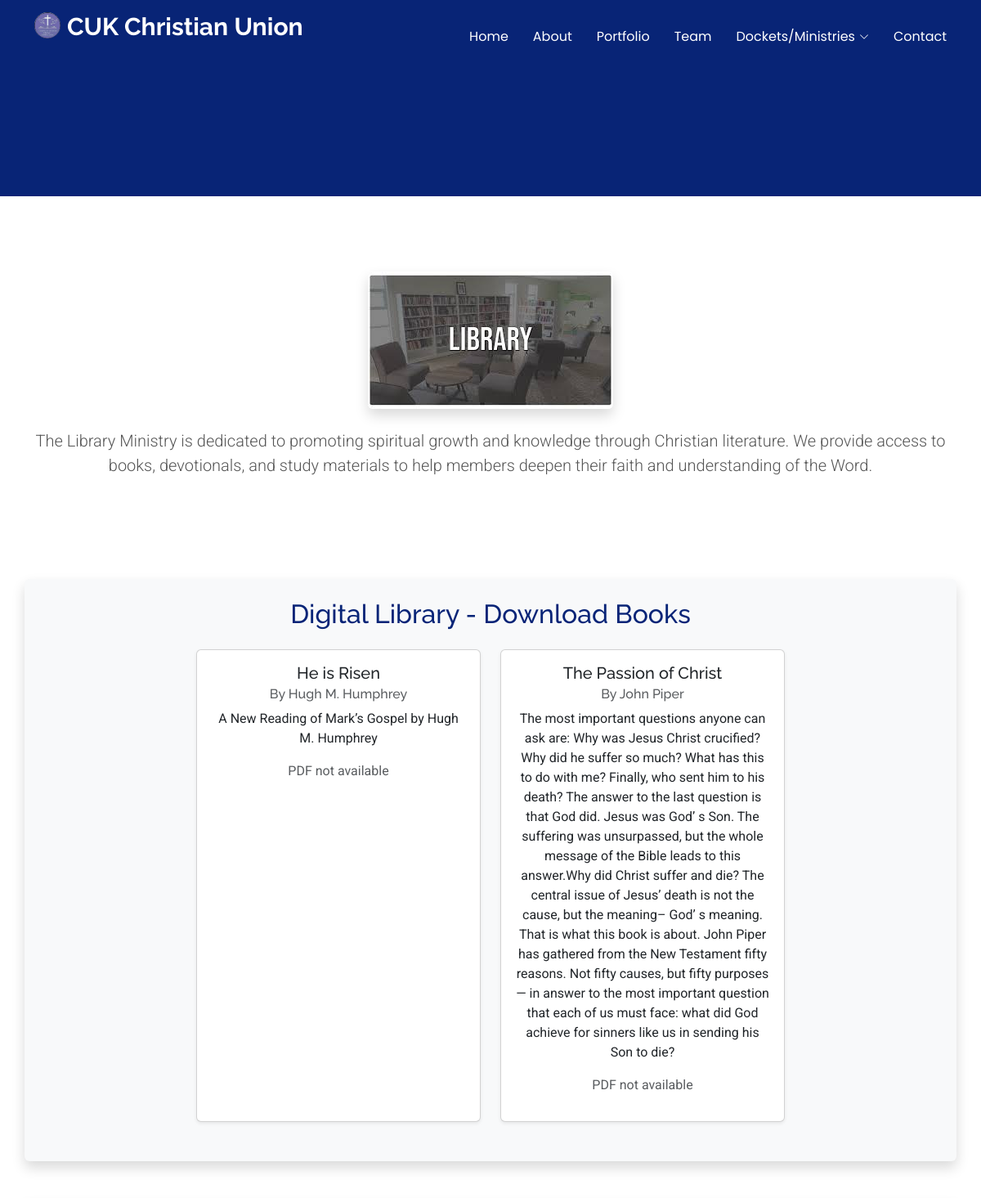
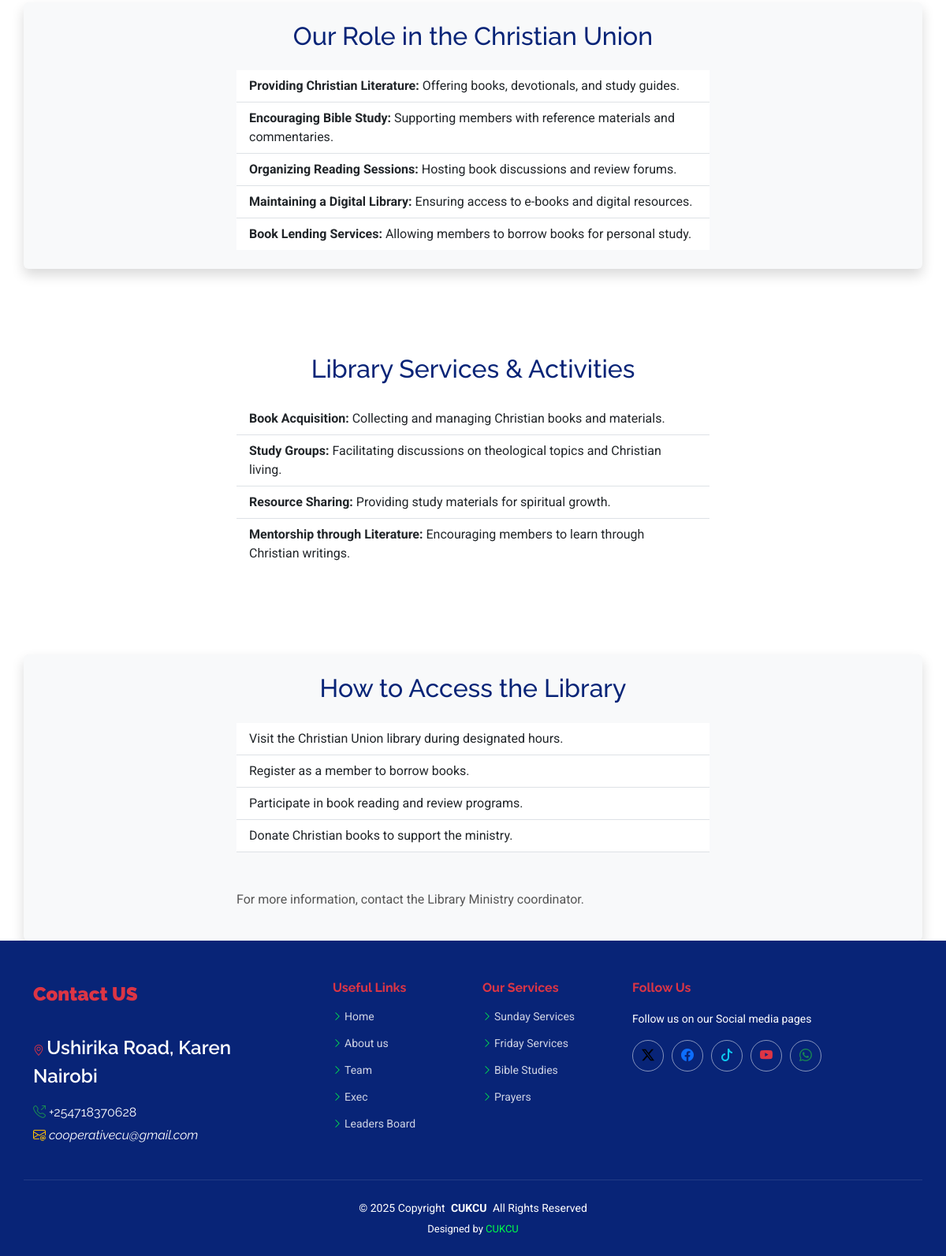
/library/, run on the app's committed database (2 pictures, top to bottom).
### cukcuapp/models.py (models this page shows, shortened)
class Book(models.Model):
    title = models.CharField(max_length=100)
    description = models.TextField(blank=True)
    author = models.CharField(max_length=100)
    pdf_file = cloudinary.models.CloudinaryField(
        'pdf',
        resource_type='raw',
        folder='books',
        blank=True,
        null=True
    )
    uploaded_at = models.DateTimeField(auto_now_add=True)
    def get_pdf_url(self):
        return None

### cukcuapp/views.py (the view)
# urls.py: path('library/', views.library, name='library'),
def library(request):
    try:
        books = Book.objects.all().order_by('-uploaded_at')
        print(f"Found {books.count()} books")
        for book in books:
            print(f"Book: {book.title}")
            print(f"PDF File: {book.pdf_file}")
            print(f"PDF URL: {book.get_pdf_url()}")
            print("---")
        return render(request, 'library.html', {'books': books})
    except Exception as e:
        messages.error(request, f"Error loading library page: {str(e)}")
        print(f"Library error: {e}")
        return render(request, 'library.html', {'books': []})

### templates/library.html
{% extends 'starter-page.html' %}
{% load static %}
{% block body %}
<section class="container mt-3 text-center">
    <img src="{% static 'assets/img/library.jpeg' %}"
         alt="Library Ministry Banner"
         class="img-fluid rounded shadow mt-3"
         style="max-width: 100%;">
    <p class="mt-4 lead">
        The Library Ministry is dedicated to promoting spiritual growth and knowledge through Christian literature.
        We provide access to books, devotionals, and study materials to help members deepen their faith and understanding of the Word.
    </p>
</section>
<section class="container mt-5 text-center bg-light p-4 rounded shadow">
    <h2 class="mb-4">Digital Library - Download Books</h2>
    <div class="row justify-content-center">
        {% if books %}
            {% for book in books %}
                <div class="col-md-4 mb-4">
                    <div class="card shadow-sm h-100">
                        <div class="card-body">
                            <h5 class="card-title">{{ book.title }}</h5>
                            <h6 class="card-subtitle text-muted mb-2">By {{ book.author }}</h6>
                            <p class="card-text">{{ book.description }}</p>
                            {% if book.get_pdf_url %}
                                <a href="{{ book.get_pdf_url }}" target="_blank" class="btn btn-primary">
                                    📘 View / Download PDF
                                </a>
                            {% else %}
                                <p class="text-muted">PDF not available</p>
                            {% endif %}
                        </div>
                    </div>
                </div>
            {% endfor %}
        {% else %}
            <p class="text-muted">No books uploaded yet.</p>
        {% endif %}
    </div>
</section>
<section class="container mt-5 text-center bg-light p-4 rounded shadow">
    <h2 class="mb-4">Our Role in the Christian Union</h2>
    <ul class="list-group list-group-flush text-start mx-auto" style="max-width: 600px;">
        <li class="list-group-item"><strong>Providing Christian Literature:</strong> Offering books, devotionals, and study guides.</li>
        <li class="list-group-item"><strong>Encouraging Bible Study:</strong> Supporting members with reference materials and commentaries.</li>
        <li class="list-group-item"><strong>Organizing Reading Sessions:</strong> Hosting book discussions and review forums.</li>
        <li class="list-group-item"><strong>Maintaining a Digital Library:</strong> Ensuring access to e-books and digital resources.</li>
        <li class="list-group-item"><strong>Book Lending Services:</strong> Allowing members to borrow books for personal study.</li>
    </ul>
</section>
<section class="container mt-5 text-center">
    <h2 class="mb-4">Library Services & Activities</h2>
    <ul class="list-group list-group-flush text-start mx-auto" style="max-width: 600px;">
        <li class="list-group-item"><strong>Book Acquisition:</strong> Collecting and managing Christian books and materials.</li>
        <li class="list-group-item"><strong>Study Groups:</strong> Facilitating discussions on theological topics and Christian living.</li>
        <li class="list-group-item"><strong>Resource Sharing:</strong> Providing study materials for spiritual growth.</li>
        <li class="list-group-item"><strong>Mentorship through Literature:</strong> Encouraging members to learn through Christian writings.</li>
    </ul>
</section>
<section class="container mt-5 text-center bg-light p-4 rounded shadow">
    <h2 class="mb-4">How to Access the Library</h2>
    <ul class="list-group list-group-flush text-start mx-auto" style="max-width: 600px;">
        <li class="list-group-item">Visit the Christian Union library during designated hours.</li>
        <li class="list-group-item">Register as a member to borrow books.</li>
        <li class="list-group-item">Participate in book reading and review programs.</li>
        <li class="list-group-item">Donate Christian books to support the ministry.</li>
        <p class="mt-5">For more information, contact the Library Ministry coordinator.</p>
    </ul>
</section>
{% endblock %}

### templates/starter-page.html (shortened to what this page needs)
<!DOCTYPE html>
{% load static %}
<html lang="en">
<head>
  <link href="{% static 'assets/vendor/bootstrap/css/bootstrap.min.css' %}" rel="stylesheet">
  <link href="{% static 'assets/vendor/bootstrap-icons/bootstrap-icons.css' %}" rel="stylesheet">
  <link href="{% static 'assets/vendor/aos/aos.css' %}" rel="stylesheet">
  <link href="{% static 'assets/vendor/glightbox/css/glightbox.min.css' %}" rel="stylesheet">
  <link href="{% static 'assets/vendor/swiper/swiper-bundle.min.css' %}" rel="stylesheet">
  <link href="{% static 'assets/css/main.css' %}" rel="stylesheet">
</head>
<body class="starter-page-page">
  <header id="header" class="header d-flex align-items-center fixed-top">
    <div class="container-fluid container-xl position-relative d-flex align-items-start justify-content-between">
      <a href="{% url 'index' %}" class="logo d-flex align-items-start">
          <img src="{% static 'assets/img/CUKCU logo.jpeg' %}" class="rounded-circle img-fluid " style="max-width: 40px"/>
        <h1 class="sitename">CUK Christian Union</h1>
      </a>
      <nav id="navmenu" class="navmenu">
        <ul>
          <li><a href="{% url 'index' %}">Home</a></li>
          <li><a href="{% url 'about' %}">About</a></li>
          <li><a href="{% url 'portfolio' %}">Portfolio</a></li>
          <li><a href="{% url 'team' %}">Team</a></li>
          <li class="dropdown"><a href="#"><span>Dockets/Ministries</span> <i class="bi bi-chevron-down toggle-dropdown"></i></a>
          </li>
          <li><a href="{% url 'contact' %}">Contact</a></li>
        </ul>
      </nav>
    </div>
  </header>
  <main class="main">
    <div class="page-title dark-background">
    </div>
       {% block body %}
      {% endblock %}
  </main>
  <footer id="footer" class="footer dark-background">
    <div class="container footer-top">
      <div class="row gy-4">
        <div class="col-lg-4 col-md-6 footer-about">
          <a href="{% url 'index' %}" class="d-flex align-items-center">
            <span class="sitename text-danger fw-bolder">Contact US</span>
          </a>
          <div class="footer-contact pt-3">
             <p class="mt-3 fw-lighter"> <i class="bi bi-geo-alt text-danger"></i> <a href="https://maps.app.goo.gl/hNwT5ZQwXKnwh5qu7" target="_blank"> Ushirika Road, Karen  <br>Nairobi </a>
                 </p>
            <p class="mt-3 fs-6"><strong><i class="bi bi-telephone-outbound text-success"></i> <a href="tel:+254718370628 " class="fw-lighter fs-6">+254718370628</a> </strong> </p>
            <p class="fs-6"><strong><i class="bi bi-envelope-at text-warning "> <a href="mailto:cooperativecu@gmail.com" class="fw-lighter fs-6">cooperativecu@gmail.com</a> </i></strong> </p>
          </div>
        </div>
        <div class="col-lg-2 col-md-3 footer-links">
          <h4 class="text-danger fw-bolder">Useful Links</h4>
          <ul>
            <li><i class="bi bi-chevron-right"></i> <a href="{% url 'index' %}">Home</a></li>
            <li><i class="bi bi-chevron-right"></i> <a href="{% url 'about' %}">About us</a></li>
            <li><i class="bi bi-chevron-right"></i> <a href="{% url 'team' %}">Team</a></li>
            <li><i class="bi bi-chevron-right"></i> <a href="{% url 'exec' %}">Exec</a></li>
            <li><i class="bi bi-chevron-right"></i> <a href="{% url 'leaderboard' %}">Leaders Board</a></li>
          </ul>
        </div>
        <div class="col-lg-2 col-md-3 footer-links">
          <h4 class="text-danger fw-bolder">Our Services</h4>
          <ul>
            <li><i class="bi bi-chevron-right"></i> <a href="{% url 'sundayservice' %}">Sunday Services</a></li>
            <li><i class="bi bi-chevron-right"></i> <a href="{% url 'fridayservice' %}">Friday Services</a></li>
            <li><i class="bi bi-chevron-right"></i> <a href="{% url 'bibleStudy' %}">Bible Studies</a></li>
            <li><i class="bi bi-chevron-right"></i> <a href="{% url 'prayers' %}">Prayers</a></li>
          </ul>
        </div>
        <div class="col-lg-4 col-md-12">
          <h4 class="text-danger fw-bolder">Follow Us</h4>
          <p>Follow us on our Social media pages</p>
          <div class="social-links d-flex">
            <a href="https://x.com/CoopUniCu?mx=2 " target="_blank"><i class="bi bi-twitter-x text-black"></i></a>
            <a href="https://www.facebook.com/CoopUniCU"target="_blank"><i class="bi bi-facebook text-primary"></i></a>
            <a href="https://www.tiktok.com/@cooperativeuniversitycu"target="_blank"><i class="bi bi-tiktok text-info"></i></a>
              <a href="https://www.youtube.com/@Co-op_Uni_CU"target="_blank"><i class="bi bi-youtube text-danger"></i></a>
              <a href="https://wa.me/+254718370628"target="_blank"><i class="bi bi-whatsapp text-success"></i></a>
          </div>
        </div>
      </div>
    </div>
    <div class="container copyright text-center mt-4">
      <p>© <span>2025 Copyright</span> <strong class="px-1 sitename">CUKCU</strong> <span>All Rights Reserved</span></p>
      <div class="credits">
        Designed by <a href="https://github.com/Cptzeph23/CUKCU"target="_blank">CUKCU</a>
      </div>
    </div>
  </footer>
</body>
</html>

### static/assets/css/main.css (style rules this page uses)
:root { --default-font: "Roboto", system-ui, -apple-system, "Segoe UI", Roboto, "Helvetica Neue", Arial, "Noto Sans", "Liberation Sans", sans-serif, "Apple Color Emoji", "Segoe UI Emoji", "Segoe UI Symbol", "Noto Color Emoji"; --heading-font: "Raleway", sans-serif; --nav-font: "Poppins", sans-serif; }
:root { --background-color: #ffffff; --default-color: #555555; --heading-color: #082477; --accent-color: #01ff48; --surface-color: #ffffff; --contrast-color: #ffffff; }
:root { --nav-color: #ffffff; --nav-hover-color: #08cd18; --nav-mobile-background-color: #082477; --nav-dropdown-background-color: #082477; --nav-dropdown-color: #ffffff; --nav-dropdown-hover-color: #08cd18; }
.dark-background { --background-color: #082477; --default-color: #ffffff; --heading-color: #ffffff; --surface-color: #f1f1f1; --contrast-color: #ffffff; }
:root { scroll-behavior: smooth; }
body { color: var(--default-color); background-color: var(--background-color); font-family: var(--default-font); }
a { color: var(--accent-color); text-decoration: none; transition: 0.3s; }
h1, h2, h3, h4, h5, h6 { color: var(--heading-color); font-family: var(--heading-font); }
.header { --background-color: rgba(255, 255, 255, 0); --default-color: #ffffff; --heading-color: #ffffff; color: var(--default-color); background-color: var(--background-color); padding: 15px 0; transition: all 0.5s; z-index: 997; }
.header .logo { line-height: 1; }
.header .logo img { max-height: 32px; margin-right: 8px; }
.header .logo h1 { font-size: 30px; margin: 0; font-weight: 700; color: var(--heading-color); }
@media (min-width: 1200px) { .navmenu { padding: 0; } }
@media (min-width: 1200px) { .navmenu ul { margin: 0; padding: 0; display: flex; list-style: none; align-items: center; } }
@media (min-width: 1200px) { .navmenu li { position: relative; } }
@media (min-width: 1200px) { .navmenu a, .navmenu a:focus { color: var(--nav-color); padding: 18px 15px; font-size: 16px; font-family: var(--nav-font); font-weight: 400; display: flex; align-items: center; justify-content: space-between; white-space: nowrap; transition: 0.3s; } }
@media (min-width: 1200px) { .navmenu a i, .navmenu a:focus i { font-size: 12px; line-height: 0; margin-left: 5px; transition: 0.3s; } }
@media (min-width: 1200px) { .navmenu li:last-child a { padding-right: 0; } }
.footer { color: var(--default-color); background-color: var(--background-color); font-size: 14px; position: relative; }
.footer .footer-top { padding-top: 50px; }
.footer .social-links a { display: flex; align-items: center; justify-content: center; width: 40px; height: 40px; border-radius: 50%; border: 1px solid color-mix(in srgb, var(--default-color), transparent 50%); font-size: 16px; color: color-mix(in srgb, var(--default-color), transparent 20%); margin-right: 10px; transition: 0.3s; }
.footer h4 { font-size: 16px; font-weight: bold; position: relative; padding-bottom: 12px; }
.footer .footer-links { margin-bottom: 30px; }
.footer .footer-links ul { list-style: none; padding: 0; margin: 0; }
.footer .footer-links ul i { margin-right: 3px; font-size: 12px; line-height: 0; color: var(--accent-color); }
.footer .footer-links ul li { padding: 10px 0; display: flex; align-items: center; }
.footer .footer-links ul li:first-child { padding-top: 0; }
.footer .footer-links ul a { display: inline-block; color: color-mix(in srgb, var(--default-color), transparent 20%); line-height: 1; }
.footer .footer-about a { color: var(--heading-color); font-size: 24px; font-weight: 600; font-family: var(--heading-font); }
.footer .footer-contact p { margin-bottom: 5px; }
.footer .copyright { padding: 25px 0; border-top: 1px solid color-mix(in srgb, var(--default-color), transparent 90%); }
.footer .copyright p { margin-bottom: 0; }
.footer .credits { margin-top: 6px; font-size: 13px; }
.page-title { color: var(--default-color); background-color: var(--background-color); padding: 160px 0 80px 0; text-align: center; position: relative; }
.page-title:before { content: ""; background-color: color-mix(in srgb, var(--background-color), transparent 50%); position: absolute; inset: 0; }
section, .section { color: var(--default-color); background-color: var(--background-color); padding: 60px 0; scroll-margin-top: 90px; overflow: clip; }

### data on the page
Book: title "He is Risen", author "Hugh M. Humphrey", description "A New Reading of Mark’s Gospel by Hugh M. Humphrey", shows "PDF not available"
Book: title "The Passion of Christ", author "John Piper", description "The most important questions anyone can ask are: Why was Jesus Christ crucified? Why did he suffer so much? What has this to do with me? Finally, who sent him to his death? The answer to the last question is that God did. Jesus was God’ s Son. The suffering was unsurpassed, but the whole message of the Bible leads to this answer.Why did Christ suffer and die? The central issue of Jesus’ death is not the cause, but the meaning– God’ s meaning. That is what this book is about. John Piper has gathered from the New Testament fifty reasons. Not fifty causes, but fifty purposes — in answer to the most important question that each of us must face: what did God achieve for sinners like us in…", shows "PDF not available"
